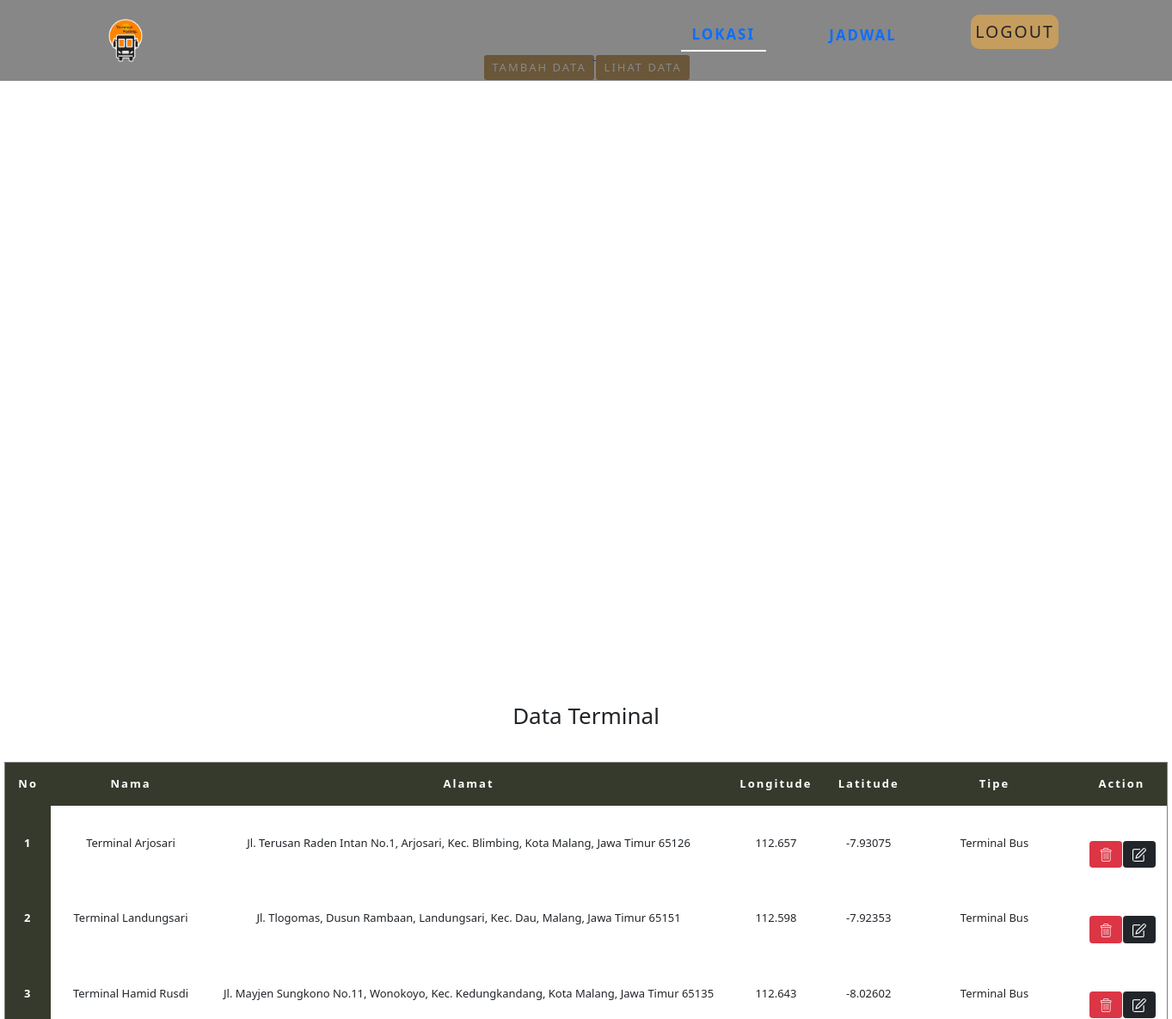
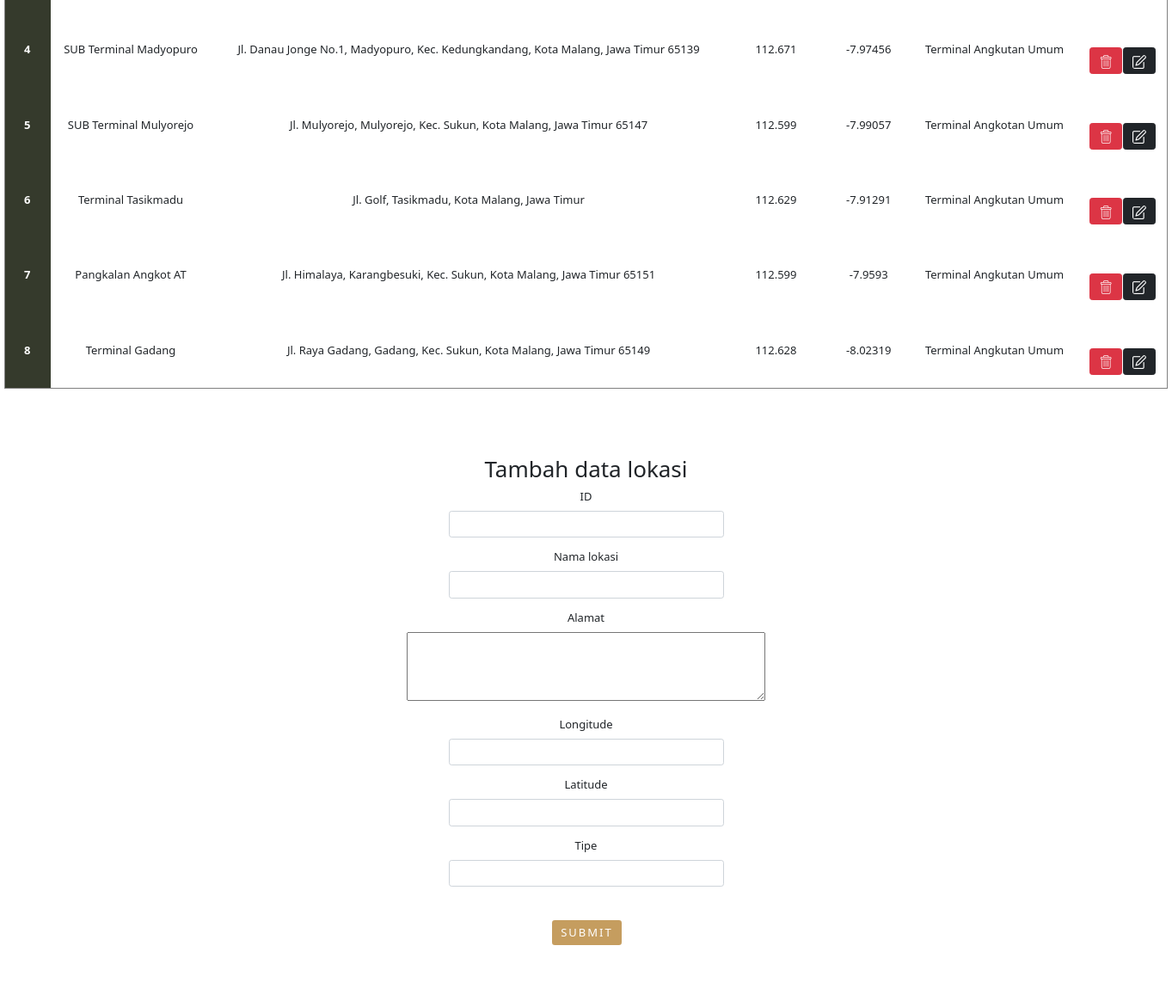
/Admin/admin.php, run on the app's committed database (2 pictures, top to bottom).
### tables this page shows
CREATE TABLE `terminal` (
  `id` int(11) NOT NULL,
  `nama` varchar(50) NOT NULL,
  `alamat` text NOT NULL,
  `longitude` float NOT NULL,
  `latitude` float NOT NULL,
  `tipe` varchar(50) NOT NULL
);

### Admin/admin.php (the view, shortened to what this page needs)
<!DOCTYPE html>
<html lang="en">
<head>
  <link rel="stylesheet" href="https://cdnjs.cloudflare.com/ajax/libs/font-awesome/5.11.2/css/all.min.css">
  <link rel="stylesheet" href="https://maxcdn.bootstrapcdn.com/bootstrap/4.5.2/css/bootstrap.min.css">
  <link rel="stylesheet" href="../style copy.css">
  <link href="https://cdn.jsdelivr.net/npm/bootstrap@5.0.0-beta3/dist/css/bootstrap.min.css" rel="stylesheet">
  <link href='https://api.mapbox.com/mapbox-gl-js/v2.2.0/mapbox-gl.css' rel='stylesheet' />
  <link href='https://api.mapbox.com/mapbox.js/v3.3.1/mapbox.css' rel='stylesheet' />
  <link href='https://api.tiles.mapbox.com/mapbox-gl-js/v2.2.0/mapbox-gl.css' rel='stylesheet' />
</head>
<body>
  <?php require 'koneksi.php'; ?>
  <header>
    <div class="container">
      <nav class="nav">
        <a href="#" class="logo"><img src="../image_bus/logo-bus.png" title="Ra-re logo"></a>
        <ul class="nav-list">
          <li class="nav-item">
            <a href="#" class="nav-link active"><b>Lokasi</b></a>
          </li>
          <li class="nav-item">
            <a href="admin2.php" class="nav-link"><b>Jadwal</b></a>
          </li>
          <li class="nav-item">
            <a href="logout.php" class="nav-link">
              <H4 class="lol">Logout</H4>
            </a>
          </li>
        </ul>
      </nav>
    </div>
  </header>
  <center style="height: 700px">
    <section>
      <a href="#tambahData">
        <button class="btn">Tambah Data</button>
      </a>
      <a href="#lihatdata">
        <button class="btn">Lihat Data</button>
      </a>
      <div id='map' style='height: 600px; width: 1200px;'></div>
      <div class="peta">
        <div id='map' style='height: 450px; width: 1130px;'></div>
      </div>
    </section>
  </center>
  <center>
    <h2 id="lihatdata">Data Terminal</h2>
    <table border="1" class="animate-top" >
      <tr>
        <thead>
          <th>No</th>
          <th>Nama</th>
          <th>Alamat</th>
          <th>Longitude</th>
          <th>Latitude</th>
          <th>Tipe</th>
          <th>Action</th>
        </thead>
      </tr>
      <tbody>
        <?php
          $query_tampilSemua = "SELECT * FROM terminal";
          $sql_tS = mysqli_query($koneksi, $query_tampilSemua);
          while ($row1 = mysqli_fetch_array($sql_tS)) {?>
            <tr id="<?php echo $row1['id'];?>">
              <th><?php echo $row1['id']; ?></th>
              <td data-target="nama"><?php echo $row1['nama'];?></td>
              <td data-target="alamat"><?php echo $row1['alamat'];?></td>
              <td data-target="longitude"><?php echo $row1['longitude'];?></td>
              <td data-target="latitude"><?php echo $row1['latitude'];?></td>
              <td data-target="tipe"><?php echo $row1['tipe'];?></td>
              <td>
                <a class="btn btn-danger" href="proses_delete.php?id_del=<?php echo $row1['id'];?>"><img src="images/delete.png"></a>
                <a class="btn btn-dark" href="#" data-role="update" data-id="<?php echo $row1['id'];?>"><img src="images/edit.png"></a>
              </td>
            </tr>
          <?php }
        ?>
      </tbody>
    </table>
  </center>
  <center>
    <form method="POST" class="lol3" id="tambahData" style="margin-top: 6rem" action="http://localhost/Terminal2/Admin/function.php">
            <h2>Tambah data lokasi</h2>
            <div class="mb-3">
              <label for="exampleInputEmail1" class="form-label">ID</label>
              <input type="number" class="form-control" id="exampleInputEmail1" aria-describedby="emailHelp" name="id">
            </div>
            <div class="mb-3">
              <label for="exampleInputEmail1" class="form-label">Nama lokasi</label>
              <input type="text" class="form-control" id="exampleInputEmail1" aria-describedby="emailHelp" name="nama">
            </div>
            <div class="mb-3">
              <label for="exampleInputEmail1" class="form-label">Alamat</label><br>
              <textarea id="w3review" name="alamat" rows="4" cols="50">
              </textarea>
            </div>
            <div class="mb-3">
              <label for="exampleInputEmail1" class="form-label">Longitude</label>
              <input type="text" class="form-control" id="exampleInputEmail1" aria-describedby="emailHelp" name="lng">
            </div>
            <div class="mb-3">
              <label for="exampleInputEmail1" class="form-label">Latitude</label>
              <input type="text" class="form-control" id="exampleInputEmail1" aria-describedby="emailHelp" name="lat">
            </div>
            <div class="mb-3">
              <label for="exampleInputEmail1" class="form-label">Tipe</label>
              <input type="text" class="form-control" id="exampleInputEmail1" aria-describedby="emailHelp" name="tipe">
            </div>
            <button type="submit" class="btn btn-primary">Submit</button>
          </form>
  </center>
  <footer style="background-color: white"></footer>
</body>
</html>

### style copy.css (style rules this page uses)
*, *::before, *::after { margin: 0; padding: 0; box-sizing: border-box; }
:root { --main-font: 'Source Sans Pro', sans-serif; --secondary-font: 'Herr Von Muellerhoff', cursive; --body-font: 'Cabin', sans-serif; --main-font-color-dark: #252525; --secondaty-font-color: #c59d5f; --body-font-color: #515151; }
html { font-family: var(--body-font); font-size: 13px; color: var(--body-font-color); scroll-behavior: smooth; }
body { overflow-x: hidden; }
section { padding: 3.9rem 0; overflow: hidden; }
img { width: 100%; max-width: 100%; }
a { text-decoration: none; }
img { border-radius: 3px; }
.container { width: 100%; max-width: 122.5rem; margin: 0 auto; padding: 0 2.4rem; }
header { width: 100%; position: absolute; top: 0; left: 0; z-index: 1; background-color: #12121281; }
.nav { height: 7.2rem; display: flex; align-items: center; justify-content: center; }
.nav-list { list-style: none; position:local; top: 0; left: 0; width: 80%; height: 100vh; background-color: var(--main-font-color-dark); padding: 4.4rem; display: flex; flex-direction: column; justify-content: space-around; z-index: 1250; transform: translateX(-200%); }
.nav::before { content: ''; position: fixed; top: 0; left: 0; width: 100vw; height: 100vh; background-color: rgba(0,0,0,.8); z-index: 1000; opacity: 0; transform: scale(0); transform: opacity .5s; }
.nav-item { border-bottom: 2px solid rgba(255, 255, 255, .3); }
.nav-link { display: block; color: #fff; text-transform: uppercase; font-size: 10px; letter-spacing: 2px; margin-right: -2px; transition: color.5c; }
.logo { width: 50px; }
.btn { display: inline-block; text-transform: uppercase; letter-spacing: 2px; margin-top: 2rem; margin-right: -2px; }
table { margin-top: 1cm; border-radius: 1cm; border-collapse : collapse; text-align: center; margin-left: auto; margin-right: auto; width: max-content; height: 30px; text-overflow: ellipsis; }
form.lol3 { margin-top: 1rem; }
tr, td ,th { padding: .4cm; }
th { background-color: rgb(53, 58, 44); color: white; font-size: 13px; letter-spacing: 2px; }
#exampleInputEmail1 { width: 320px; }
button.btn { color: white; border: none; background-color: var(--secondaty-font-color); }
footer { padding-top: 5rem; paading: 7.9rem 0; background-color: #121212; color: #fff; text-align: center; position: relative; }
@media screen and (min-width: 900px) { section { padding: 2.9rem; } }
@media screen and (min-width: 900px) { .nav { justify-content: space-between; } }
@media screen and (min-width: 900px) { .nav-list { position: initial; width: initial; height: initial; background-color: transparent; padding: 0; justify-content: initial; flex-direction: row; transform: initial; transition: initial; } }
@media screen and (min-width: 900px) { .nav-item { margin: 0 2.4rem; border: none; } }
@media screen and (min-width: 900px) { .nav-item:last-child { margin-right: 0; } }
@media screen and (min-width: 900px) { .nav-link { font-size: 1.3rem; color: rgb(230, 178, 67); } }
@media screen and (min-width: 900px) { .active { color: white; border-bottom:2px solid rgb(255, 255, 255) ; } }
ul.nav-list { display: flex; align-items: center; }
.lol { color: var(--main-font-color-dark); background-color: var(--secondaty-font-color); border-radius: 10px; height: 40px; display: flex; align-items: center; padding: 5px; transition: 0.2s; text-align: center; }

### data on the page
terminal: id "1", nama "Terminal Arjosari", alamat "Jl. Terusan Raden Intan No.1, Arjosari, Kec. Blimbing, Kota Malang, Jawa Timur 65126", longitude "112.657", latitude "-7.93075", tipe "Terminal Bus"
terminal: id "2", nama "Terminal Landungsari", alamat "Jl. Tlogomas, Dusun Rambaan, Landungsari, Kec. Dau, Malang, Jawa Timur 65151", longitude "112.598", latitude "-7.92353", tipe "Terminal Bus"
terminal: id "3", nama "Terminal Hamid Rusdi", alamat "Jl. Mayjen Sungkono No.11, Wonokoyo, Kec. Kedungkandang, Kota Malang, Jawa Timur 65135", longitude "112.643", latitude "-8.02602", tipe "Terminal Bus"
terminal: id "4", nama "SUB Terminal Madyopuro", alamat "Jl. Danau Jonge No.1, Madyopuro, Kec. Kedungkandang, Kota Malang, Jawa Timur 65139", longitude "112.671", latitude "-7.97456", tipe "Terminal Angkutan Umum"
terminal: id "5", nama "SUB Terminal Mulyorejo", alamat "Jl. Mulyorejo, Mulyorejo, Kec. Sukun, Kota Malang, Jawa Timur 65147", longitude "112.599", latitude "-7.99057", tipe "Terminal Angkotan Umum"
terminal: id "6", nama "Terminal Tasikmadu", alamat "Jl. Golf, Tasikmadu, Kota Malang, Jawa Timur", longitude "112.629", latitude "-7.91291", tipe "Terminal Angkutan Umum"
terminal: id "7", nama "Pangkalan Angkot AT", alamat "Jl. Himalaya, Karangbesuki, Kec. Sukun, Kota Malang, Jawa Timur 65151", longitude "112.599", latitude "-7.9593", tipe "Terminal Angkutan Umum"
terminal: id "8", nama "Terminal Gadang", alamat "Jl. Raya Gadang, Gadang, Kec. Sukun, Kota Malang, Jawa Timur 65149", longitude "112.628", latitude "-8.02319", tipe "Terminal Angkutan Umum"
